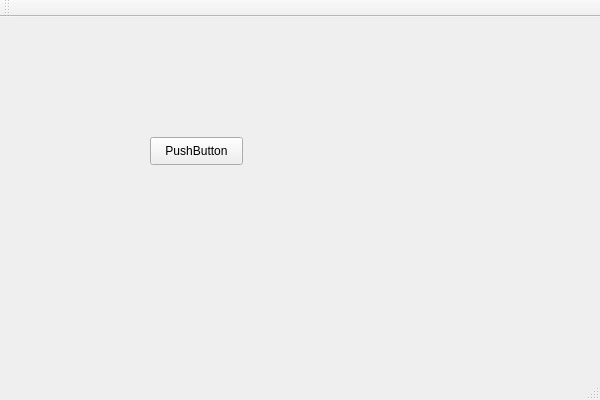
<?xml version="1.0" encoding="UTF-8"?>
<ui version="4.0">
 <class>testClass</class>
 <widget class="QMainWindow" name="testClass">
  <property name="geometry">
   <rect>
    <x>0</x>
    <y>0</y>
    <width>600</width>
    <height>400</height>
   </rect>
  </property>
  <property name="windowTitle">
   <string>test</string>
  </property>
  <widget class="QWidget" name="centralWidget">
   <widget class="QPushButton" name="pushButton">
    <property name="geometry">
     <rect>
      <x>150</x>
      <y>120</y>
      <width>93</width>
      <height>28</height>
     </rect>
    </property>
    <property name="text">
     <string>PushButton</string>
    </property>
   </widget>
  </widget>
  <widget class="QMenuBar" name="menuBar">
   <property name="geometry">
    <rect>
     <x>0</x>
     <y>0</y>
     <width>600</width>
     <height>26</height>
    </rect>
   </property>
  </widget>
  <widget class="QToolBar" name="mainToolBar">
   <attribute name="toolBarArea">
    <enum>TopToolBarArea</enum>
   </attribute>
   <attribute name="toolBarBreak">
    <bool>false</bool>
   </attribute>
  </widget>
  <widget class="QStatusBar" name="statusBar"/>
 </widget>
 <layoutdefault spacing="6" margin="11"/>
 <resources>
  <include location="test.qrc"/>
 </resources>
 <connections/>
</ui>
